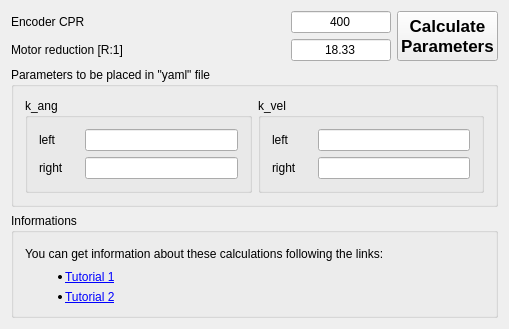
<?xml version="1.0" encoding="UTF-8"?>
<ui version="4.0">
 <class>MainWindow</class>
 <widget class="QMainWindow" name="MainWindow">
  <property name="geometry">
   <rect>
    <x>0</x>
    <y>0</y>
    <width>509</width>
    <height>329</height>
   </rect>
  </property>
  <property name="windowTitle">
   <string>Robot Parameters Calculator</string>
  </property>
  <property name="windowIcon">
   <iconset resource="resources.qrc">
    <normaloff>:/icon/ORlogoSimple.png</normaloff>:/icon/ORlogoSimple.png</iconset>
  </property>
  <widget class="QWidget" name="centralWidget">
   <layout class="QGridLayout" name="gridLayout_4">
    <item row="0" column="0">
     <layout class="QHBoxLayout" name="horizontalLayout_5">
      <item>
       <widget class="QLabel" name="label_5">
        <property name="text">
         <string>Encoder CPR</string>
        </property>
       </widget>
      </item>
      <item>
       <widget class="QLineEdit" name="lineEdit_enc_cpr">
        <property name="maximumSize">
         <size>
          <width>100</width>
          <height>16777215</height>
         </size>
        </property>
        <property name="text">
         <string>400</string>
        </property>
        <property name="alignment">
         <set>Qt::AlignCenter</set>
        </property>
        <property name="readOnly">
         <bool>false</bool>
        </property>
       </widget>
      </item>
     </layout>
    </item>
    <item row="1" column="0">
     <layout class="QHBoxLayout" name="horizontalLayout_6">
      <item>
       <widget class="QLabel" name="label_6">
        <property name="text">
         <string>Motor reduction [R:1]</string>
        </property>
       </widget>
      </item>
      <item>
       <widget class="QLineEdit" name="lineEdit_motor_ratio">
        <property name="maximumSize">
         <size>
          <width>100</width>
          <height>16777215</height>
         </size>
        </property>
        <property name="text">
         <string>18.33</string>
        </property>
        <property name="alignment">
         <set>Qt::AlignCenter</set>
        </property>
        <property name="readOnly">
         <bool>false</bool>
        </property>
       </widget>
      </item>
     </layout>
    </item>
    <item row="3" column="0" colspan="2">
     <widget class="QGroupBox" name="groupBox">
      <property name="title">
       <string>Parameters to be placed in &quot;yaml&quot; file</string>
      </property>
      <layout class="QGridLayout" name="gridLayout_3">
       <item row="0" column="0">
        <widget class="QGroupBox" name="groupBox_2">
         <property name="title">
          <string>k_ang</string>
         </property>
         <layout class="QGridLayout" name="gridLayout">
          <item row="0" column="0">
           <layout class="QHBoxLayout" name="horizontalLayout">
            <item>
             <widget class="QLabel" name="label">
              <property name="minimumSize">
               <size>
                <width>40</width>
                <height>0</height>
               </size>
              </property>
              <property name="text">
               <string>left</string>
              </property>
             </widget>
            </item>
            <item>
             <widget class="QLineEdit" name="lineEdit_k_ang_left">
              <property name="readOnly">
               <bool>true</bool>
              </property>
             </widget>
            </item>
           </layout>
          </item>
          <item row="1" column="0">
           <layout class="QHBoxLayout" name="horizontalLayout_2">
            <item>
             <widget class="QLabel" name="label_2">
              <property name="minimumSize">
               <size>
                <width>40</width>
                <height>0</height>
               </size>
              </property>
              <property name="text">
               <string>right</string>
              </property>
             </widget>
            </item>
            <item>
             <widget class="QLineEdit" name="lineEdit_k_ang_right">
              <property name="readOnly">
               <bool>true</bool>
              </property>
             </widget>
            </item>
           </layout>
          </item>
         </layout>
        </widget>
       </item>
       <item row="0" column="1">
        <widget class="QGroupBox" name="groupBox_3">
         <property name="title">
          <string>k_vel</string>
         </property>
         <layout class="QGridLayout" name="gridLayout_2">
          <item row="0" column="0">
           <layout class="QHBoxLayout" name="horizontalLayout_3">
            <item>
             <widget class="QLabel" name="label_3">
              <property name="minimumSize">
               <size>
                <width>40</width>
                <height>0</height>
               </size>
              </property>
              <property name="text">
               <string>left</string>
              </property>
             </widget>
            </item>
            <item>
             <widget class="QLineEdit" name="lineEdit_k_vel_left">
              <property name="readOnly">
               <bool>true</bool>
              </property>
             </widget>
            </item>
           </layout>
          </item>
          <item row="1" column="0">
           <layout class="QHBoxLayout" name="horizontalLayout_4">
            <item>
             <widget class="QLabel" name="label_4">
              <property name="minimumSize">
               <size>
                <width>40</width>
                <height>0</height>
               </size>
              </property>
              <property name="text">
               <string>right</string>
              </property>
             </widget>
            </item>
            <item>
             <widget class="QLineEdit" name="lineEdit_k_vel_right">
              <property name="readOnly">
               <bool>true</bool>
              </property>
             </widget>
            </item>
           </layout>
          </item>
         </layout>
        </widget>
       </item>
      </layout>
     </widget>
    </item>
    <item row="0" column="1" rowspan="2">
     <widget class="QPushButton" name="pushButton">
      <property name="sizePolicy">
       <sizepolicy hsizetype="Minimum" vsizetype="Minimum">
        <horstretch>0</horstretch>
        <verstretch>0</verstretch>
       </sizepolicy>
      </property>
      <property name="font">
       <font>
        <pointsize>13</pointsize>
        <weight>75</weight>
        <bold>true</bold>
       </font>
      </property>
      <property name="text">
       <string>Calculate
Parameters</string>
      </property>
     </widget>
    </item>
    <item row="4" column="0" colspan="2">
     <widget class="QGroupBox" name="groupBox_4">
      <property name="title">
       <string>Informations</string>
      </property>
      <layout class="QGridLayout" name="gridLayout_5">
       <item row="2" column="0" colspan="2">
        <widget class="QLabel" name="label_8">
         <property name="text">
          <string>&lt;html&gt;&lt;head/&gt;&lt;body&gt;&lt;p&gt;&lt;ul&gt;&lt;li&gt;&lt;a href=&quot;http://www.officinerobotiche.it/tutorial/encoder/&quot;&gt;&lt;span style=&quot; text-decoration: underline; color:#0000ff;&quot;&gt;Tutorial 1&lt;/span&gt;&lt;/a&gt;&lt;/li&gt;&lt;/ul&gt;&lt;/p&gt;&lt;/body&gt;&lt;/html&gt;</string>
         </property>
         <property name="openExternalLinks">
          <bool>true</bool>
         </property>
        </widget>
       </item>
       <item row="0" column="0" rowspan="2" colspan="2">
        <widget class="QLabel" name="label_7">
         <property name="text">
          <string>You can get information about these calculations following the links:</string>
         </property>
        </widget>
       </item>
       <item row="3" column="0">
        <widget class="QLabel" name="label_9">
         <property name="text">
          <string>&lt;html&gt;&lt;head/&gt;&lt;body&gt;&lt;p&gt;&lt;ul&gt;&lt;li&gt;&lt;a href=&quot;http://www.officinerobotiche.it/tutorial/interfacciamento-encoder/&quot;&gt;&lt;span style=&quot; text-decoration: underline; color:#0000ff;&quot;&gt;Tutorial 2&lt;/span&gt;&lt;/a&gt;&lt;/li&gt;&lt;/ul&gt;&lt;/p&gt;&lt;/body&gt;&lt;/html&gt;</string>
         </property>
         <property name="openExternalLinks">
          <bool>true</bool>
         </property>
        </widget>
       </item>
      </layout>
     </widget>
    </item>
   </layout>
  </widget>
 </widget>
 <layoutdefault spacing="6" margin="11"/>
 <resources>
  <include location="resources.qrc"/>
 </resources>
 <connections/>
</ui>
